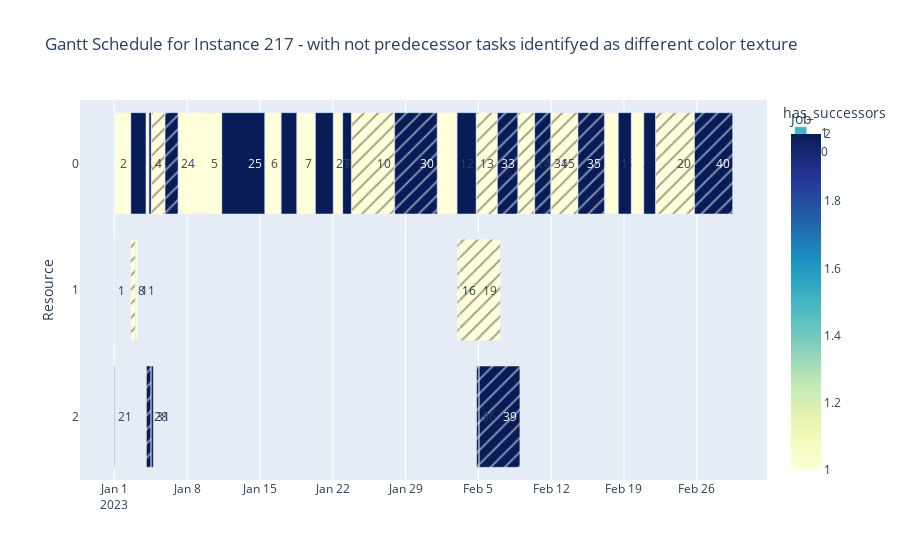

The code cell stored with this chart in its notebook:
### Code cell
solutions_filepath = "../data/solutions/MMTSP-SAC/"
instances_path = "../data/input/HRTInstances"

instance = read_input_files.read_file(
    os.path.join(instances_path, f"Instance_{instance_number}.txt")
)

df = read_solutions_files.get_solution_from_instance(
    solutions_filepath, instances_path, instance_number
).sort_values("Resource")
# gantt.plot_gantt_chart(df, instance_number)
gantt.plot_gantt_chart_with_predecessor_flag(
    prepare_resources.add_predecessor_flag(df, instance), instance_number
)

### Figure 1 — Plotly figure (JSON) as saved in the notebook; plotly's stock layout.template omitted (floating-point values rounded to 4 significant figures)
{"data": [{"alignmentgroup": "True", "base": ["2023-02-18T11:00:00", "2023-02-17T04:00:00", "2023-02-02T23:00:00", "2023-02-01T02:00:00", "2023-01-22T23:00:00", "2023-01-22T02:00:00", "2023-02-19T18:00:00", "2023-01-20T08:00:00", "2023-01-17T01:00:00", "2023-01-15T12:00:00", "2023-01-11T08:00:00", "2023-01-07T04:00:00", "2023-01-04T08:00:00", "2023-01-04T02:00:00", "2023-01-02T14:00:00", "2023-01-01T02:00:00", "2023-01-18T14:00:00", "2023-02-20T22:00:00", "2023-01-01T00:00:00", "2023-01-03T01:00:00", "2023-01-04T13:00:00", "2023-01-01T00:00:00"], "customdata": [[37], [17], [32], [12], [29], [9], [18], [27], [26], [6], [25], [5], [23], [3], [22], [2], [7], [38], [1], [11], [31], [21]], "hovertemplate": "has_successors=1<br>Start=%{base}<br>Finish=%{x}<br>Resource=%{y}<br>Task=%{customdata[0]}<br>Job=%{marker.color}<extra></extra>", "legendgroup": "1", "marker": {"color": [2, 1, 2, 1, 2, 1, 1, 2, 2, 1, 2, 1, 2, 1, 2, 1, 1, 2, 1, 1, 2, 2], "coloraxis": "coloraxis", "pattern": {"shape": ""}}, "name": "1", "offsetgroup": "1", "orientation": "h", "showlegend": true, "text": [37, 17, 32, 12, 29, 9, 18, 27, 26, 6, 25, 5, 23, 3, 22, 2, 7, 38, 1, 11, 31, 21], "textposition": "auto", "type": "bar", "x": [108000000, 108000000, 158400000, 158400000, 72000000, 72000000, 97200000, 147600000, 129600000, 129600000, 356400000, 356400000, 18000000, 18000000, 126000000, 126000000, 147600000, 97200000, 3600000, 18000000, 18000000, 3600000], "xaxis": "x", "y": ["0", "0", "0", "0", "0", "0", "0", "0", "0", "0", "0", "0", "0", "0", "0", "0", "0", "0", "1", "1", "2", "2"], "yaxis": "y"}, {"alignmentgroup": "True", "base": ["2023-01-23T20:00:00", "2023-02-14T14:00:00", "2023-02-12T00:00:00", "2023-02-10T10:00:00", "2023-02-08T20:00:00", "2023-02-06T20:00:00", "2023-02-04T20:00:00", "2023-01-27T23:00:00", "2023-02-22T02:00:00", "2023-01-05T21:00:00", "2023-01-04T14:00:00", "2023-02-25T19:00:00", "2023-01-02T14:00:00", "2023-02-03T05:00:00", "2023-02-02T23:00:00", "2023-02-05T02:00:00", "2023-02-04T20:00:00", "2023-01-04T02:00:00"], "customdata": [[10], [35], [15], [34], [14], [33], [13], [30], [20], [24], [4], [40], [8], [19], [16], [39], [36], [28]], "hovertemplate": "has_successors=0<br>Start=%{base}<br>Finish=%{x}<br>Resource=%{y}<br>Task=%{customdata[0]}<br>Job=%{marker.color}<extra></extra>", "legendgroup": "0", "marker": {"color": [1, 2, 1, 2, 1, 2, 1, 2, 1, 2, 1, 2, 1, 1, 1, 2, 2, 2], "coloraxis": "coloraxis", "pattern": {"shape": "/"}}, "name": "0", "offsetgroup": "0", "orientation": "h", "showlegend": true, "text": [10, 35, 15, 34, 14, 33, 13, 30, 20, 24, 4, 40, 8, 19, 16, 39, 36, 28], "textposition": "auto", "type": "bar", "x": [352800000, 219600000, 219600000, 133200000, 133200000, 169200000, 169200000, 352800000, 316800000, 108000000, 108000000, 316800000, 36000000, 338400000, 18000000, 338400000, 18000000, 36000000], "xaxis": "x", "y": ["0", "0", "0", "0", "0", "0", "0", "0", "0", "0", "0", "0", "1", "1", "1", "2", "2", "2"], "yaxis": "y"}], "layout": {"barmode": "overlay", "coloraxis": {"colorbar": {"title": {"text": "Job"}}, "colorscale": [[0, "rgb(255,255,217)"], [0.125, "rgb(237,248,177)"], [0.25, "rgb(199,233,180)"], [0.375, "rgb(127,205,187)"], [0.5, "rgb(65,182,196)"], [0.625, "rgb(29,145,192)"], [0.75, "rgb(34,94,168)"], [0.875, "rgb(37,52,148)"], [1, "rgb(8,29,88)"]]}, "legend": {"title": {"text": "has_successors"}, "tracegroupgap": 0}, "title": {"text": "Gantt Schedule for Instance 217 - with not predecessor tasks identifyed as different color texture"}, "xaxis": {"anchor": "y", "domain": [0, 1], "type": "date"}, "yaxis": {"anchor": "x", "autorange": "reversed", "domain": [0, 1], "title": {"text": "Resource"}}}}
